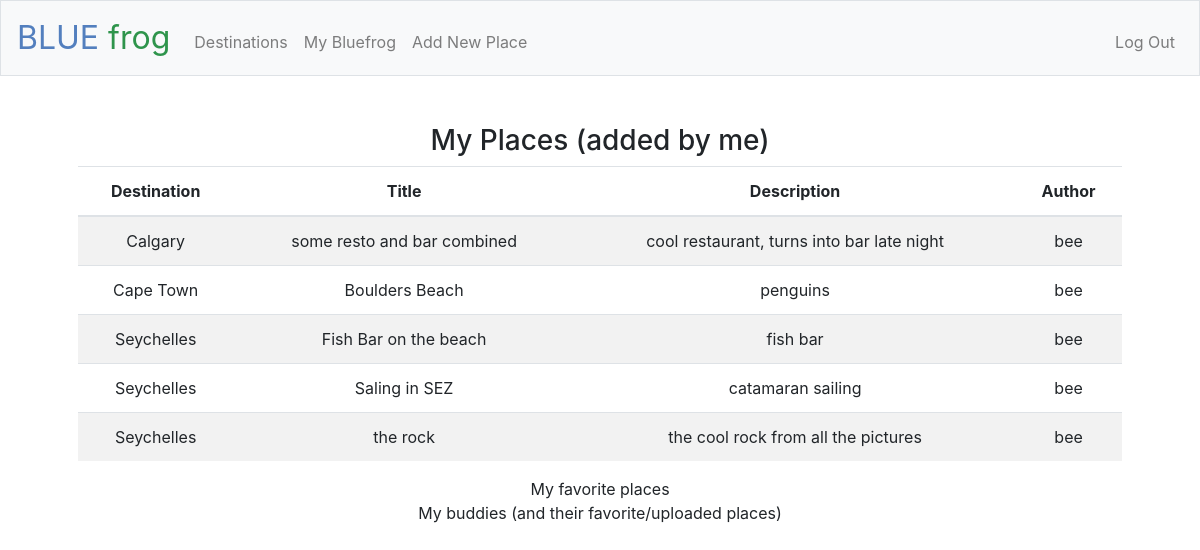
The page /mybluefrog (signed in) on the database its author committed.
### tables this page shows
CREATE TABLE places (id INTEGER PRIMARY KEY AUTOINCREMENT NOT NULL, title TEXT NOT NULL, dest_id INTEGER NOT NULL, url TEXT, email TEXT, phone TEXT, description TEXT, public BOOLEAN, 'timestamp' TIMESTAMP DEFAULT CURRENT_TIMESTAMP NOT NULL, FOREIGN KEY(dest_id) REFERENCES destinations(id));

CREATE TABLE "destinations" (
	"id"	INTEGER NOT NULL,
	"destination"	TEXT,
	"iata"	TEXT NOT NULL,
	PRIMARY KEY("id" AUTOINCREMENT)
);

CREATE TABLE users (id INTEGER PRIMARY KEY AUTOINCREMENT NOT NULL, name TEXT NOT NULL, email TEXT NOT NULL, hash TEXT NOT NULL);

### app.py (the view)
@app.route("/mybluefrog")
def mybluefrog():
    user_id = session["user_id"]
    myPlaces = db.execute("SELECT destination, title, description, name FROM places JOIN authors ON places.id = authors.place_id JOIN destinations ON destinations.id = places.dest_id JOIN users ON users.id = authors.user_id WHERE authors.user_id = :user_id ORDER BY destination, title", user_id = user_id)
    print(myPlaces)
    return render_template("mybluefrog.html", myPlaces = myPlaces)

### app.py (called while the page is built)
@app.after_request
def after_request(response):
    response.headers["Cache-Control"] = "no-cache, no-store, must-revalidate"
    response.headers["Expires"] = 0
    response.headers["Pragma"] = "no-cache"
    return response

### templates/mybluefrog.html (shortened to what this page needs)
{% extends "layout.html" %}
{% block main %}
<div>
  <h3> My Places (added by me)</h3>
  <table class="table table-striped">
    <thead>
      <tr>
        <th scope="col">Destination</th>
        <th scope="col">Title</th>
        <th scope="col">Description</th>
        <th scope="col">Author</th>
      </tr>
    </thead>
  <tbody>
    {% for place in myPlaces %}
    <tr>
      <td> {{ place["destination"] }}</td>
      <td> {{ place["title"] }}</td>
      <td> {{ place["description"] }}</td>
      <td>{{ place["name"] }}</td>
    </tr>
    {% endfor %}
  </tbody>
  </table>
</div>
<div>
  My favorite places
</div>
<div>
  My buddies (and their favorite/uploaded places)
</div>
{% endblock %}

### rows shown on the page
places: destination "Calgary", title "some resto and bar combined", description "cool restaurant, turns into bar late night", name "bee"
places: destination "Cape Town", title "Boulders Beach", description "penguins", name "bee"
places: destination "Seychelles", title "Fish Bar on the beach", description "fish bar", name "bee"
places: destination "Seychelles", title "Saling in SEZ", description "catamaran sailing", name "bee"
places: destination "Seychelles", title "the rock", description "the cool rock from all the pictures", name "bee"
